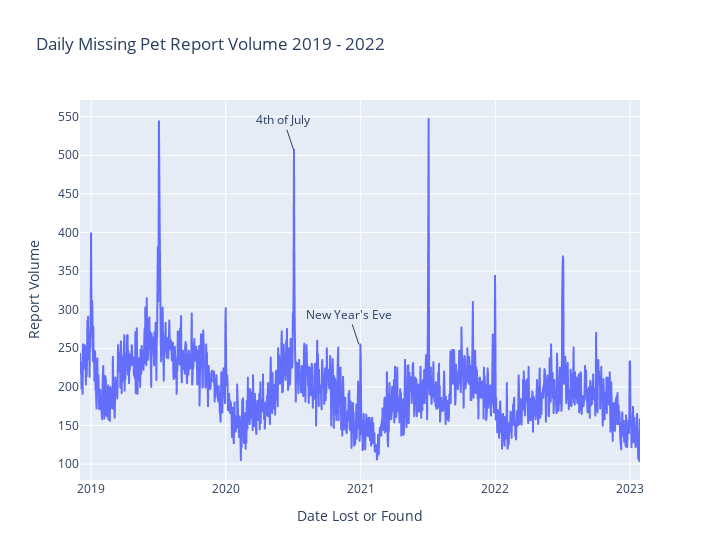

The notebook cell this image was saved under:
### Code cell
daily_report_counts_us = pd.read_csv('./data/daily_report_counts_us.csv', index_col='event_date', parse_dates=True)
daily_report_fig = px.line(daily_report_counts_us,
  x=daily_report_counts_us.index,
  y='reports',
  title='Daily Missing Pet Report Volume 2019 - 2022',
  width=720,
  labels={
    'reports': 'Report Volume',
    'event_date': 'Date Lost or Found'
  }
)
daily_report_fig.add_annotation(
  x='2020-12-27',
  y='255',
  text='New Year\'s Eve'
)
daily_report_fig.add_annotation(
  x='2020-07-03',
  y='507',
  text='4th of July'
)

### Figure 1 — Plotly figure (JSON) as saved in the notebook; plotly's stock layout.template omitted (floating-point values rounded to 4 significant figures; data arrays with more than 128 entries replaced by an {"elided": "..."} marker saying what was removed)
{"data": [{"hovertemplate": "Date Lost or Found=%{x}<br>Report Volume=%{y}<extra></extra>", "legendgroup": "", "line": {"color": "#636efa", "dash": "solid"}, "marker": {"symbol": "circle"}, "mode": "lines", "name": "", "showlegend": false, "type": "scattergl", "x": {"elided": "1519 str values"}, "xaxis": "x", "y": {"elided": "1519 int values"}, "yaxis": "y"}], "layout": {"annotations": [{"text": "New Year's Eve", "x": "2020-12-27", "y": "255"}, {"text": "4th of July", "x": "2020-07-03", "y": "507"}], "legend": {"tracegroupgap": 0}, "title": {"text": "Daily Missing Pet Report Volume 2019 - 2022"}, "width": 720, "xaxis": {"anchor": "y", "domain": [0, 1], "title": {"text": "Date Lost or Found"}}, "yaxis": {"anchor": "x", "domain": [0, 1], "title": {"text": "Report Volume"}}}}
